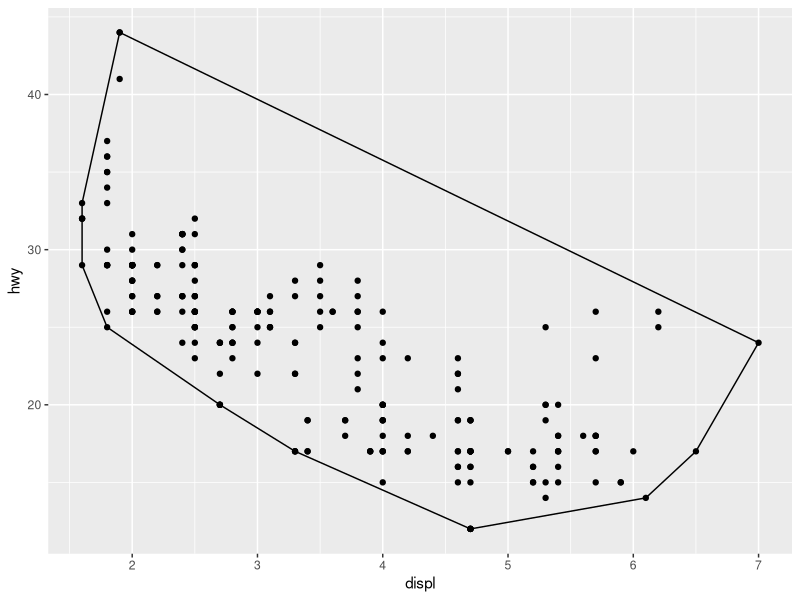
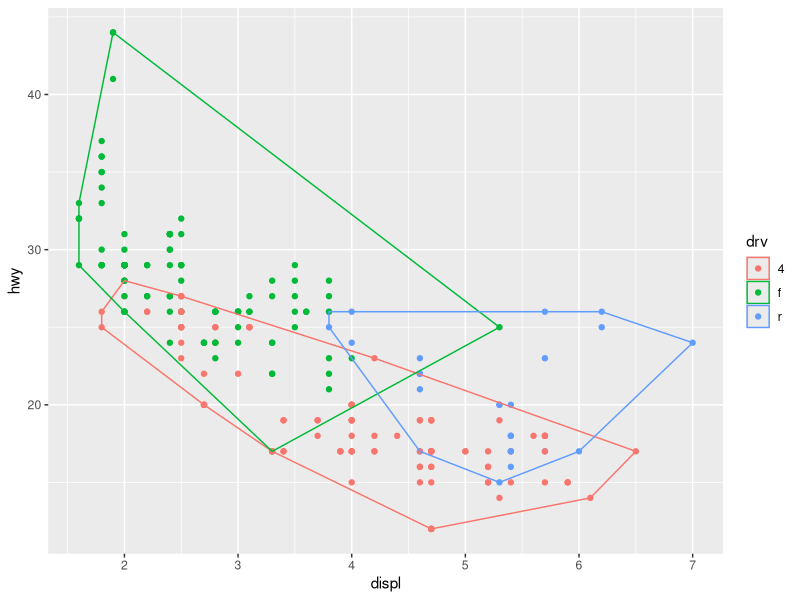
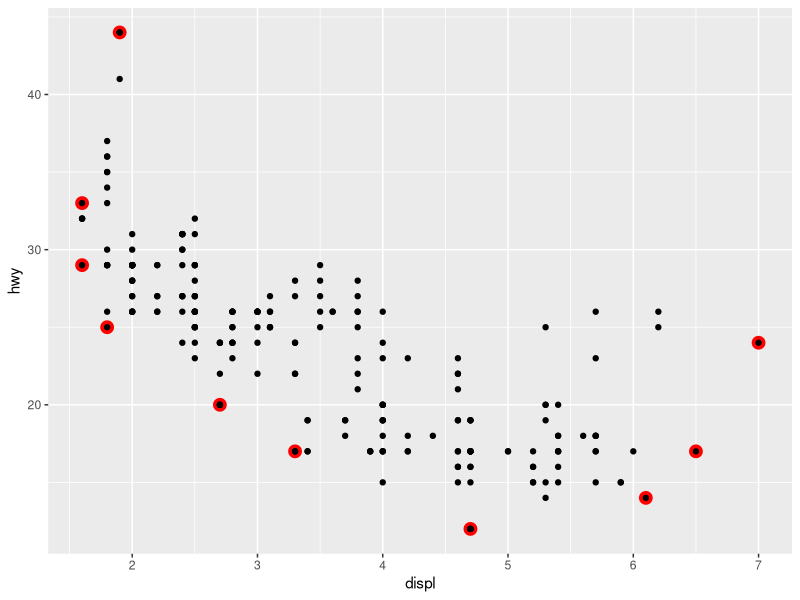
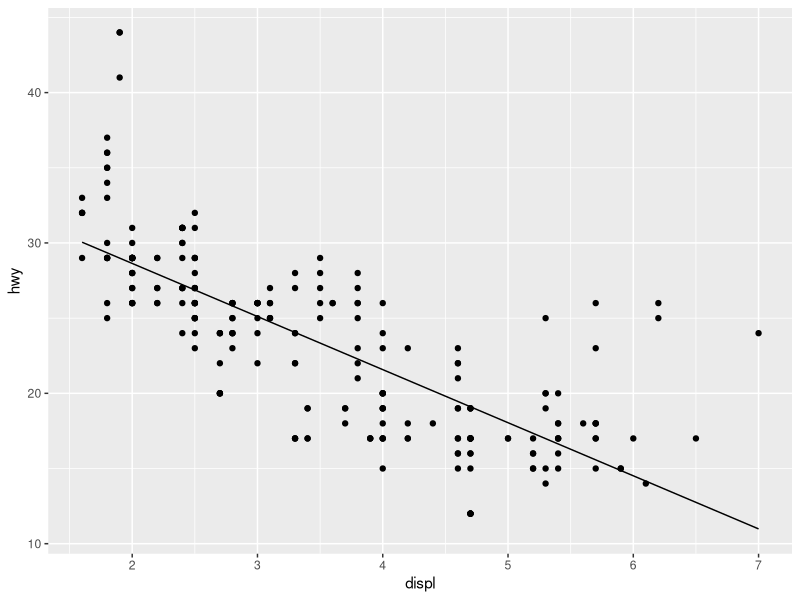
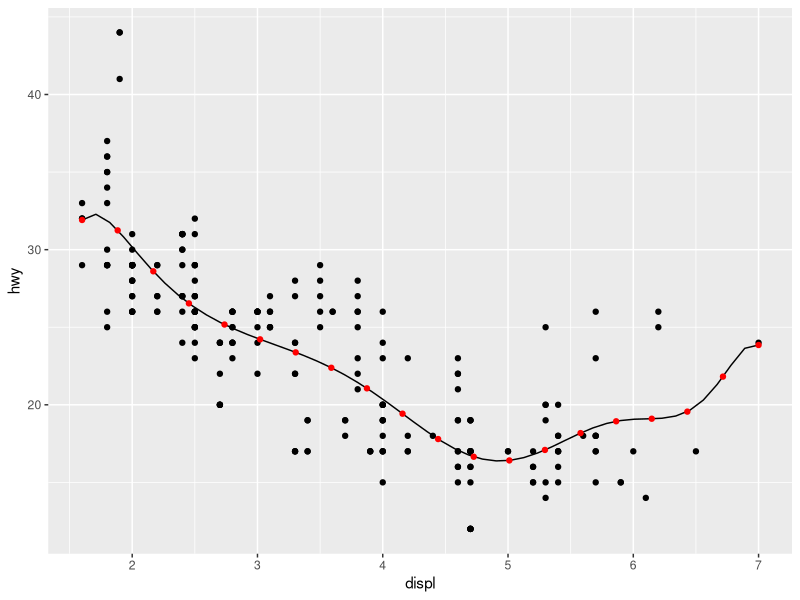

These figures' R source, in order: (Note: this script raises an error after producing the figures.)
## ---- chunk 1
knitr::opts_chunk$set(collapse = TRUE, comment = "#>")
library(ggplot2)
## ---- chunk 2
A <- ggproto("A", NULL,
  x = 1,
  inc = function(self) {
    self$x <- self$x + 1
  }
)
A$x
A$inc()
A$x
A$inc()
A$inc()
A$x
## ---- chunk 3
StatChull <- ggproto("StatChull", Stat,
  compute_group = function(data, scales) {
    data[chull(data$x, data$y), , drop = FALSE]
  },
  
  required_aes = c("x", "y")
)
## ---- chunk 4
stat_chull <- function(mapping = NULL, data = NULL, geom = "polygon",
                       position = "identity", show.legend = NA, 
                       inherit.aes = TRUE, ...) {
  layer(
    stat = StatChull, data = data, mapping = mapping, geom = geom, 
    position = position, show.legend = show.legend, inherit.aes = inherit.aes,
    params = list(...)
  )
}
## ---- chunk 5
ggplot(mpg, aes(displ, hwy)) + 
  geom_point() + 
  stat_chull(fill = NA, colour = "black")
## ---- chunk 6
ggplot(mpg, aes(displ, hwy, colour = drv)) + 
  geom_point() + 
  stat_chull(fill = NA)
## ---- chunk 7
ggplot(mpg, aes(displ, hwy)) + 
  stat_chull(geom = "point", size = 4, colour = "red") +
  geom_point()
## ---- chunk 8
StatLm <- ggproto("StatLm", Stat, 
  required_aes = c("x", "y"),
  
  compute_group = function(data, scales) {
    rng <- range(data$x, na.rm = TRUE)
    grid <- data.frame(x = rng)
    
    mod <- lm(y ~ x, data = data)
    grid$y <- predict(mod, newdata = grid)
    
    grid
  }
)

stat_lm <- function(mapping = NULL, data = NULL, geom = "line",
                    position = "identity", show.legend = NA, 
                    inherit.aes = TRUE, ...) {
  layer(
    stat = StatLm, data = data, mapping = mapping, geom = geom, 
    position = position, show.legend = show.legend, inherit.aes = inherit.aes,
    params = list(...)
  )
}

ggplot(mpg, aes(displ, hwy)) + 
  geom_point() + 
  stat_lm()
## ---- chunk 9
StatLm <- ggproto("StatLm", Stat, 
  required_aes = c("x", "y"),
  
  compute_group = function(data, scales, params, n = 100, formula = y ~ x) {
    rng <- range(data$x, na.rm = TRUE)
    grid <- data.frame(x = seq(rng[1], rng[2], length = n))
    
    mod <- lm(formula, data = data)
    grid$y <- predict(mod, newdata = grid)
    
    grid
  }
)

stat_lm <- function(mapping = NULL, data = NULL, geom = "line",
                    position = "identity", show.legend = NA, 
                    inherit.aes = TRUE, n = 50, formula = y ~ x, 
                    ...) {
  layer(
    stat = StatLm, data = data, mapping = mapping, geom = geom, 
    position = position, show.legend = show.legend, inherit.aes = inherit.aes,
    params = list(n = n, formula = formula, ...)
  )
}

ggplot(mpg, aes(displ, hwy)) + 
  geom_point() + 
  stat_lm(formula = y ~ poly(x, 10)) + 
  stat_lm(formula = y ~ poly(x, 10), geom = "point", colour = "red", n = 20)
## ---- chunk 10
#' @inheritParams ggplot2::stat_identity
#' @param formula The modelling formula passed to \code{lm}. Should only 
#'   involve \code{y} and \code{x}
#' @param n Number of points used for interpolation.
stat_lm <- function(mapping = NULL, data = NULL, geom = "line",
                    position = "identity", show.legend = NA, 
                    inherit.aes = TRUE, n = 50, formula = y ~ x, 
                    ...) {
  layer(
    stat = StatLm, data = data, mapping = mapping, geom = geom, 
    position = position, show.legend = show.legend, inherit.aes = inherit.aes,
    params = list(n = n, formula = formula, ...)
  )
}

## ---- chunk 11
StatDensityCommon <- ggproto("StatDensityCommon", Stat, 
  required_aes = "x",
  
  setup_params = function(data, params) {
    if (!is.null(params$bandwidth))
      return(params)
    
    xs <- split(data$x, data$group)
    bws <- vapply(xs, bw.nrd0, numeric(1))
    bw <- mean(bws)
    message("Picking bandwidth of ", signif(bw, 3))
    
    list(bandwidth = bw)
  },
  
  compute_group = function(data, scales, bandwidth = 1) {
    d <- density(data$x, bw = bandwidth)
    data.frame(x = d$x, y = d$y)
  }  
)

stat_density_common <- function(mapping = NULL, data = NULL, geom = "line",
                                position = "identity", show.legend = NA, 
                                inherit.aes = TRUE, bandwidth = NULL,
                                ...) {
  layer(
    stat = StatDensityCommon, data = data, mapping = mapping, geom = geom, 
    position = position, show.legend = show.legend, inherit.aes = inherit.aes,
    params = list(bandwidth = bandwidth, ...)
  )
}

ggplot(mpg, aes(displ, colour = drv)) + 
  stat_density_common()

ggplot(mpg, aes(displ, colour = drv)) + 
  stat_density_common(bandwidth = 0.5)
## ---- chunk 12
StatDensityCommon <- ggproto("StatDensity2", Stat, 
  required_aes = "x",
  default_aes = aes(y = ..density..),

  compute_group = function(data, scales, bandwidth = 1) {
    d <- density(data$x, bw = bandwidth)
    data.frame(x = d$x, density = d$y)
  }  
)

ggplot(mpg, aes(displ, drv, colour = ..density..)) + 
  stat_density_common(bandwidth = 1, geom = "point")
## ---- chunk 13
ggplot(mpg, aes(displ, fill = drv)) + 
  stat_density_common(bandwidth = 1, geom = "area", position = "stack")
## ---- chunk 14
StatDensityCommon <- ggproto("StatDensityCommon", Stat, 
  required_aes = "x",
  default_aes = aes(y = ..density..),

  setup_params = function(data, params) {
    min <- min(data$x) - 3 * params$bandwidth
    max <- max(data$x) + 3 * params$bandwidth
    
    list(
      bandwidth = params$bandwidth,
      min = min,
      max = max
    )
  },
  
  compute_group = function(data, scales, min, max, bandwidth = 1) {
    d <- density(data$x, bw = bandwidth, from = min, to = max)
    data.frame(x = d$x, density = d$y)
  }  
)

ggplot(mpg, aes(displ, fill = drv)) + 
  stat_density_common(bandwidth = 1, geom = "area", position = "stack")
ggplot(mpg, aes(displ, drv, fill = ..density..)) + 
  stat_density_common(bandwidth = 1, geom = "raster")
## ---- chunk 15
GeomSimplePoint <- ggproto("GeomSimplePoint", Geom,
  required_aes = c("x", "y"),
  default_aes = aes(shape = 19, colour = "black"),
  draw_key = draw_key_point,

  draw_panel = function(data, panel_scales, coord) {
    coords <- coord$transform(data, panel_scales)
    grid::pointsGrob(
      coords$x, coords$y,
      pch = coords$shape,
      gp = grid::gpar(col = coords$colour)
    )
  }
)

geom_simple_point <- function(mapping = NULL, data = NULL, stat = "identity",
                              position = "identity", show.legend = NA, 
                              inherit.aes = TRUE, ...) {
  layer(
    geom = GeomSimplePoint, mapping = mapping,  data = data, stat = stat, 
    position = position, show.legend = show.legend, inherit.aes = inherit.aes,
    params = list(...)
  )
}

ggplot(mpg, aes(displ, hwy)) + 
  geom_simple_point()
## ---- chunk 16
GeomSimplePolygon <- ggproto("GeomPolygon", Geom,
  required_aes = c("x", "y"),
  
  default_aes = aes(
    colour = NA, fill = "grey20", size = 0.5,
    linetype = 1, alpha = 1
  ),

  draw_key = draw_key_polygon,

  draw_group = function(data, panel_scales, coord) {
    n <- nrow(data)
    if (n <= 2) return(grid::nullGrob())

    coords <- coord$transform(data, panel_scales)
    # A polygon can only have a single colour, fill, etc, so take from first row
    first_row <- coords[1, , drop = FALSE]

    grid::polygonGrob(
      coords$x, coords$y, 
      default.units = "native",
      gp = grid::gpar(
        col = first_row$colour,
        fill = scales::alpha(first_row$fill, first_row$alpha),
        lwd = first_row$size * .pt,
        lty = first_row$linetype
      )
    )
  }
)
geom_simple_polygon <- function(mapping = NULL, data = NULL, stat = "chull",
                                position = "identity", show.legend = NA, 
                                inherit.aes = TRUE, ...) {
  layer(
    geom = GeomSimplePolygon, mapping = mapping, data = data, stat = stat, 
    position = position, show.legend = show.legend, inherit.aes = inherit.aes,
    params = list(...)
  )
}

ggplot(mpg, aes(displ, hwy)) + 
  geom_point() + 
  geom_simple_polygon(aes(colour = class), fill = NA)
## ---- chunk 17
GeomPolygonHollow <- ggproto("GeomPolygonHollow", GeomPolygon,
  default_aes = aes(colour = "black", fill = NA, size = 0.5, linetype = 1,
    alpha = NA)
  )
geom_chull <- function(mapping = NULL, data = NULL, 
                       position = "identity", show.legend = NA, 
                       inherit.aes = TRUE, ...) {
  layer(
    stat = StatChull, geom = GeomPolygonHollow, data = data, mapping = mapping,
    position = position, show.legend = show.legend, inherit.aes = inherit.aes,
    params = list(...)
  )
}

ggplot(mpg, aes(displ, hwy)) + 
  geom_point() + 
  geom_chull()
## ---- chunk 18
theme_grey()$legend.key

new_theme <- theme_grey() + theme(legend.key = element_rect(colour = "red"))
new_theme$legend.key
## ---- chunk 19
new_theme <- theme_grey() %+replace% theme(legend.key = element_rect(colour = "red"))
new_theme$legend.key
## ---- chunk 20
df <- data.frame(x = 1:3, y = 1:3)
base <- ggplot(df, aes(x, y)) + 
  geom_point() + 
  theme_minimal()

base
base + theme(text = element_text(colour = "red"))
